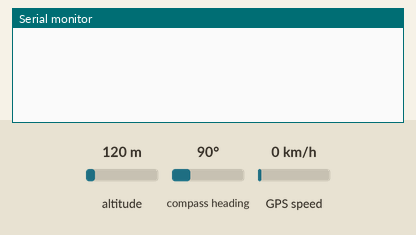
Simulated run of this sketch. Board: Arduino Uno, built for the host (arithmetic inside an expression is 32-bit, double 64-bit). Parts: the last lines printed to the serial monitor. Inputs (shaded band) come from the test bench; at power-on: GPS speed 0 km/h, altitude 120 m, compass heading 90°. The GPS gets a fix after 3 s at 37.7749, -122.4194 with 8 satellites.

Above: at 1.2 s.
1.3 s: GPS speed set to 2 km/h
At 3.8 s:
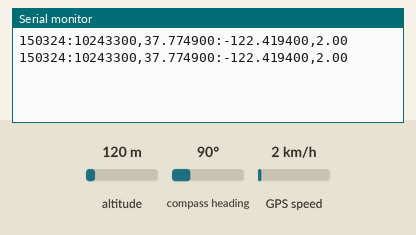
5.4 s: GPS speed set to 30 km/h
At 6.8 s:
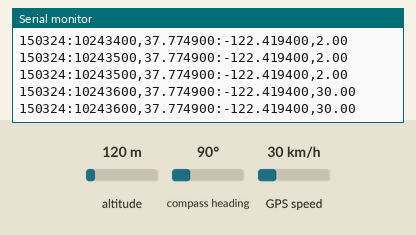
Timing chart, 0 to 8.4 s (numbered marks = the images above; inputs shaded):
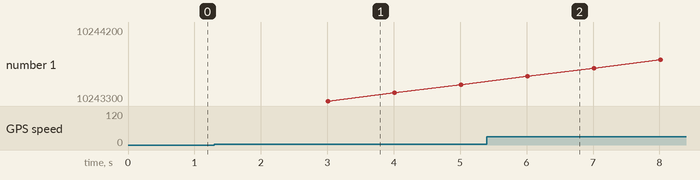

The sketch:

gps_device_uno.ino
```cpp
#include <TinyGPS++.h>
#include <SoftwareSerial.h>

/*
 * Small utility to deal with Arduino 101 not working with em506 GPS module
 * Arduino Uno works fine with it - so it will be used to stream data to 101
 */

static const int RXPin = 4, TXPin = 3;
static const uint32_t GPSBaud = 4800;
String data2Send;

// The TinyGPS++ object
TinyGPSPlus gps;

// The serial connection to the GPS device
SoftwareSerial ss(RXPin, TXPin);

void setup()
{
  Serial.begin(9600);
  ss.begin(GPSBaud);
//  Serial.println("Setup Done");
}

void loop()
{
  while (ss.available() > 0){
    if (gps.encode(ss.read())){
        data2Send = getData2Send();
        Serial.println(data2Send);
    }
  }

  if (millis() > 15000 && gps.charsProcessed() < 10)
  {
    Serial.println(F("No GPS detected: check wiring."));
    while(true);
  }
}

String getData2Send()
{
  String res ="";
  String spd = "0";
  String dtime = "000000:00000000";
  String ddate = "";
  if (gps.location.isValid())
  {
    if (gps.time.isValid()){
      ddate = String(gps.date.value());
      if (ddate.length() < 6)
      {
        ddate = "0" + ddate;
      }

      dtime = ddate + ":" + String(gps.time.value());
    }
    res += dtime;
    res += ",";
    res += String(gps.location.lat(),6);
    res += ":";
    res += String(gps.location.lng(),6);
    res += ",";
    if (gps.speed.isValid())
    {
      spd = String(gps.speed.kmph());
    }
    res += spd;
  }
  return res;
}
```

Measured:
- after the input at 1.3 s, the serial monitor: prints a new line after 1.7 s (image 1)
- after the input at 5.4 s, the serial monitor: prints a new line after 0.61 s (image 2)
